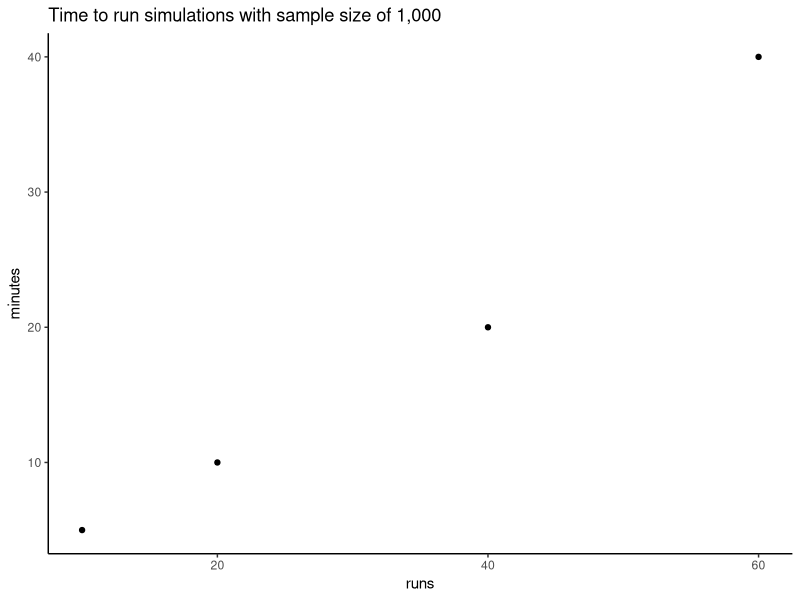

Generate this figure with R: (Note: this script raises an error after producing the figure.)
packages <- c("data.table","tidyverse","skimr","here")

for (package in packages) {
  if (!require(package, character.only=T, quietly=T)) {
    install.packages(package, repos='http://lib.stat.cmu.edu/R/CRAN')
  }
}

for (package in packages) {
  library(package, character.only=T)
}

thm <- theme_classic() +
  theme(
    legend.position = "top",
    legend.background = element_rect(fill = "transparent", colour = NA),
    legend.key = element_rect(fill = "transparent", colour = NA)
  )
theme_set(thm)

a <- read_csv(here("data","simulation_results-phase1.csv")) %>%
  mutate(lcl = estimate - 1.96*std.err, 
         ucl = estimate + 1.96*std.err, 
         true = if_else(grepl("m0",estimator), 7.5, -7.5), 
         cov = if_else(lcl<true & ucl>true, 1, 0))

a

a1 <- a %>% group_by(estimator) %>%
  summarise(Bias = mean(estimate - true), 
            MSE = mean((estimate - true)^2), 
            SD_psi = sd(estimate),
            mean_SE = mean(std.err),
            coverage = mean(cov)) %>% 
  filter(!grepl("grf", estimator))

a2 <- a %>% group_by(estimator) %>%
  summarise(Bias = mean(estimate - true), 
            MSE = mean((estimate - true)^2), 
            SD_psi = sd(estimate),
            mean_SE = mean(std.err),
            coverage = mean(cov)) %>% 
  filter(grepl("grf", estimator))

rbind(a1,a2)




runs <- c(10, 20, 40, 60)
minutes <- c(5, 10, 20, 40)
sim_time <- data.frame(runs, minutes)
ggplot(sim_time, aes(runs, minutes)) +
  geom_point() +
  ggtitle("Time to run simulations with sample size of 1,000")
#
#
####
#

### COMPILING THE RESULTS
res <- do.call(rbind, results)
res <- as.data.frame(res)

#What percentage of runs result in n = 2 clusters?
#select the number of clusters from each run
number_of_cluster <-matrix(NA, ncol = 1)
clusters <- for(i in 1:1000){
  #number_of_clusters <- rbind(number_of_clusters, max(results[[i]][[3]]$Group.1))
  number_of_cluster <- rbind(number_of_cluster,as.matrix(max(results[[i]][[3]]$Group.1)))
}
number_of_cluster <- number_of_cluster[-1,]
table(number_of_cluster)

saveRDS(results, file = here("data","Results.Rds"))

#need to store cluster_num

#based on the output from the function
#write a second program - post processing program (the code needed to analyze the data from this function)
#handle each component of the results object to give you the effect among the different strata

str(Results)